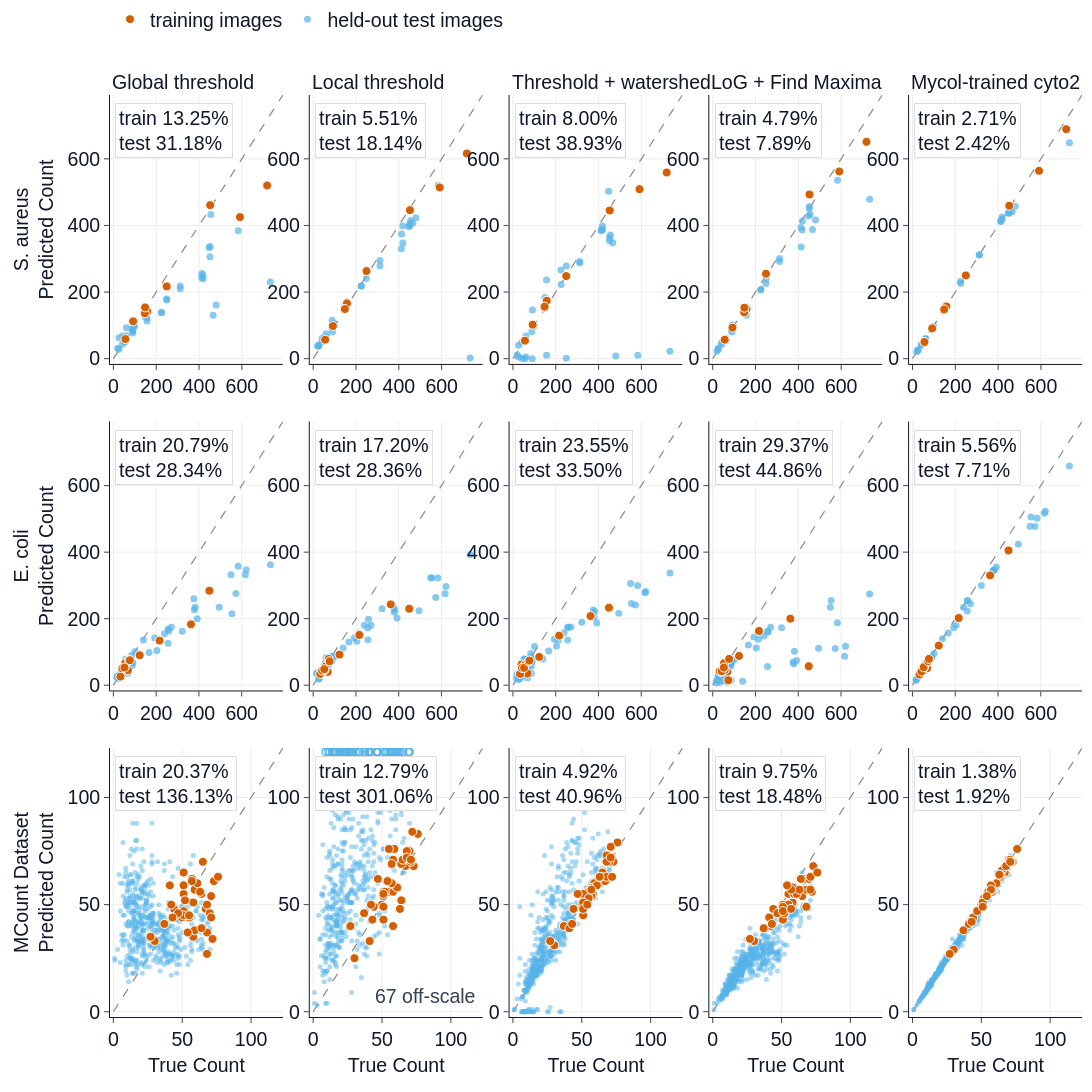

The notebook cell saved with this chart:
### Code cell
# --- panel b: true vs predicted count, training (red) over held-out (blue) images ---
cols = COMPARED + ["mycol"]
hgap, vgap, margin_b = 45, 62, dict(l=110, r=10, t=95, b=75)
cell = (CONTENT_W - margin_b["l"] - margin_b["r"] - (len(cols) - 1) * hgap) / len(cols)
pw, ph = len(cols) * cell + (len(cols) - 1) * hgap, 3 * cell + 2 * vgap
fig_b = make_subplots(3, len(cols), horizontal_spacing=hgap / pw, vertical_spacing=vgap / ph,
                      subplot_titles=[MNAME[m] for m in cols] + [""] * (2 * len(cols)))
left_titles(fig_b)


def row_limit(key):
    """One scale per row: the largest count in the row, capped at 1.5x the largest true count."""
    true_max = max(counts(key, m, s)[0].max() for m in cols for s in ("tune", "test"))
    pred_max = max(counts(key, m, s)[1].max() for m in cols for s in ("tune", "test"))
    return min(max(true_max, pred_max), 1.5 * true_max) * 1.08


def tick_step(lim):
    """Largest 1/2/5 x 10^n step that still puts at least 3 ticks (0, step, 2 step) on a 0-lim axis."""
    return max(f * 10 ** e for e in range(-1, 6) for f in (1, 2, 5) if 2 * f * 10 ** e <= lim)


for r, key in enumerate(DATASETS, start=1):
    lim = row_limit(key)
    for c, m in enumerate(cols, start=1):
        fig_b.add_trace(go.Scatter(x=[0, lim], y=[0, lim], mode="lines", showlegend=False,
                                   line=dict(color="#8a8a8a", width=1.2, dash="dash")), r, c)
        n_off = 0
        for split in ("test", "tune"):             # held-out underneath (many), training on top (few)
            t, p = counts(key, m, split)
            on, many = p <= lim, len(t) > 100
            marker = (dict(size=5 if many else 7, opacity=0.5 if many else 0.7, color=SPLIT_COLOR[split])
                      if split == "test" else dict(size=9, color=SPLIT_COLOR[split], line=dict(color="white", width=1)))
            fig_b.add_trace(go.Scatter(x=t[on], y=p[on], mode="markers", marker=marker,
                                       name="held-out test images" if split == "test" else "training images",
                                       legendrank=2 if split == "test" else 1, showlegend=(r, c) == (1, 1)), r, c)
            if (~on).any():                        # off-scale predictions: open circles on the top edge
                fig_b.add_trace(go.Scatter(x=t[~on], y=np.full((~on).sum(), lim * 0.985), mode="markers",
                                           cliponaxis=False, showlegend=False,
                                           marker=dict(symbol="circle-open", size=7, color=SPLIT_COLOR[split],
                                                       line_width=1.2)), r, c)
                n_off += int((~on).sum())
        xa, ya = axis_ids(fig_b, r, c)
        dom = dict(xref=f"{xa} domain", yref=f"{ya} domain")
        if n_off:
            fig_b.add_annotation(**dom, x=0.97, y=0.03, xanchor="right", yanchor="bottom",
                                 text=f"{n_off} off-scale", font=dict(color=SUB))
        fig_b.add_annotation(**dom, x=0.03, y=0.97, xanchor="left", yanchor="top", align="left",
                             text=f"train {mape(*counts(key, m, 'tune')):.2f}%<br>"
                                  f"test {mape(*counts(key, m, 'test')):,.2f}%",
                             bgcolor="white", bordercolor="#dddddd", borderpad=3)
        ticks = dict(range=[-lim * 0.02, lim], showgrid=True, tick0=0, dtick=tick_step(lim))
        fig_b.update_xaxes(**ticks, row=r, col=c)
        fig_b.update_yaxes(**ticks, row=r, col=c)
    fig_b.update_yaxes(title_text=f"{LABEL[key]}<br>Predicted Count", row=r, col=1)
fig_b.update_xaxes(title_text="True Count", row=3)
fig_b.update_layout(width=CONTENT_W, height=margin_b["t"] + ph + margin_b["b"], margin=margin_b,
                    legend=dict(orientation="h", x=0, y=1, yref="container", yanchor="top"))

### Figure 1 — Plotly figure (JSON) as saved in the notebook; plotly's stock layout.template omitted (floating-point values rounded to 4 significant figures; data arrays with more than 128 entries replaced by an {"elided": "..."} marker saying what was removed)
{"data": [{"line": {"color": "#8a8a8a", "dash": "dash", "width": 1.2}, "mode": "lines", "showlegend": false, "type": "scatter", "x": [0, 791.6], "xaxis": "x", "y": [0, 791.6], "yaxis": "y"}, {"legendrank": 2, "marker": {"color": "#56B4E9", "opacity": 0.7, "size": 7}, "mode": "markers", "name": "held-out test images", "showlegend": true, "type": "scatter", "x": [451.0, 224.0, 249.0, 733.0, 418.0, 451.0, 42.0, 90.0, 61.0, 42.0, 55.0, 225.0, 413.0, 149.0, 99.0, 88.0, 583.0, 91.0, 61.0, 95.0, 480.0, 412.0, 249.0, 20.0, 312.0, 312.0, 53.0, 89.0, 466.0, 26.0, 447.0, 157.0, 26.0, 419.0, 157.0, 455.0, 89.0], "xaxis": "x", "y": [337.0, 139.0, 179.0, 230.0, 251.0, 306.0, 68.0, 77.0, 69.0, 43.0, 51.0, 139.0, 256.0, 125.0, 99.0, 84.0, 384.0, 84.0, 93.0, 95.0, 161.0, 243.0, 176.0, 31.0, 210.0, 218.0, 54.0, 112.0, 130.0, 63.0, 333.0, 122.0, 28.0, 240.0, 113.0, 433.0, 92.0], "yaxis": "y"}, {"legendrank": 1, "marker": {"color": "#D55E00", "line": {"color": "white", "width": 1}, "size": 9}, "mode": "markers", "name": "training images", "showlegend": true, "type": "scatter", "x": [158.0, 147.0, 718.0, 148.0, 56.0, 591.0, 92.0, 249.0, 452.0], "xaxis": "x", "y": [142.0, 136.0, 520.0, 154.0, 59.0, 425.0, 112.0, 217.0, 461.0], "yaxis": "y"}, {"line": {"color": "#8a8a8a", "dash": "dash", "width": 1.2}, "mode": "lines", "showlegend": false, "type": "scatter", "x": [0, 791.6], "xaxis": "x2", "y": [0, 791.6], "yaxis": "y2"}, {"legendrank": 2, "marker": {"color": "#56B4E9", "opacity": 0.7, "size": 7}, "mode": "markers", "name": "held-out test images", "showlegend": false, "type": "scatter", "x": [451.0, 224.0, 249.0, 733.0, 418.0, 451.0, 42.0, 90.0, 61.0, 42.0, 55.0, 225.0, 413.0, 149.0, 99.0, 88.0, 583.0, 91.0, 61.0, 95.0, 480.0, 412.0, 249.0, 20.0, 312.0, 312.0, 53.0, 89.0, 466.0, 26.0, 447.0, 157.0, 26.0, 419.0, 157.0, 455.0, 89.0], "xaxis": "x2", "y": [399.0, 218.0, 261.0, 2.0, 398.0, 405.0, 51.0, 80.0, 75.0, 61.0, 55.0, 218.0, 374.0, 164.0, 105.0, 91.0, 521.0, 105.0, 64.0, 99.0, 423.0, 330.0, 241.0, 38.0, 278.0, 295.0, 64.0, 100.0, 407.0, 37.0, 396.0, 172.0, 41.0, 347.0, 167.0, 415.0, 115.0], "yaxis": "y2"}, {"legendrank": 1, "marker": {"color": "#D55E00", "line": {"color": "white", "width": 1}, "size": 9}, "mode": "markers", "name": "training images", "showlegend": false, "type": "scatter", "x": [158.0, 147.0, 718.0, 148.0, 56.0, 591.0, 92.0, 249.0, 452.0], "xaxis": "x2", "y": [166.0, 149.0, 616.0, 149.0, 57.0, 514.0, 98.0, 263.0, 446.0], "yaxis": "y2"}, {"line": {"color": "#8a8a8a", "dash": "dash", "width": 1.2}, "mode": "lines", "showlegend": false, "type": "scatter", "x": [0, 791.6], "xaxis": "x3", "y": [0, 791.6], "yaxis": "y3"}, {"legendrank": 2, "marker": {"color": "#56B4E9", "opacity": 0.7, "size": 7}, "mode": "markers", "name": "held-out test images", "showlegend": false, "type": "scatter", "x": [451.0, 224.0, 249.0, 733.0, 418.0, 451.0, 42.0, 90.0, 61.0, 42.0, 55.0, 225.0, 413.0, 149.0, 99.0, 88.0, 583.0, 91.0, 61.0, 95.0, 480.0, 412.0, 249.0, 20.0, 312.0, 312.0, 53.0, 89.0, 466.0, 26.0, 447.0, 157.0, 26.0, 419.0, 157.0, 455.0, 89.0], "xaxis": "x3", "y": [364.0, 266.0, 1.0, 22.0, 398.0, 354.0, 50.0, 0.0, 5.0, 1.0, 0.0, 223.0, 387.0, 184.0, 98.0, 81.0, 10.0, 146.0, 68.0, 102.0, 8.0, 384.0, 278.0, 11.0, 292.0, 287.0, 55.0, 101.0, 348.0, 40.0, 503.0, 10.0, 5.0, 387.0, 236.0, 371.0, 105.0], "yaxis": "y3"}, {"legendrank": 1, "marker": {"color": "#D55E00", "line": {"color": "white", "width": 1}, "size": 9}, "mode": "markers", "name": "training images", "showlegend": false, "type": "scatter", "x": [158.0, 147.0, 718.0, 148.0, 56.0, 591.0, 92.0, 249.0, 452.0], "xaxis": "x3", "y": [174.0, 153.0, 559.0, 156.0, 54.0, 509.0, 102.0, 248.0, 445.0], "yaxis": "y3"}, {"line": {"color": "#8a8a8a", "dash": "dash", "width": 1.2}, "mode": "lines", "showlegend": false, "type": "scatter", "x": [0, 791.6], "xaxis": "x4", "y": [0, 791.6], "yaxis": "y4"}, {"legendrank": 2, "marker": {"color": "#56B4E9", "opacity": 0.7, "size": 7}, "mode": "markers", "name": "held-out test images", "showlegend": false, "type": "scatter", "x": [451.0, 224.0, 249.0, 733.0, 418.0, 451.0, 42.0, 90.0, 61.0, 42.0, 55.0, 225.0, 413.0, 149.0, 99.0, 88.0, 583.0, 91.0, 61.0, 95.0, 480.0, 412.0, 249.0, 20.0, 312.0, 312.0, 53.0, 89.0, 466.0, 26.0, 447.0, 157.0, 26.0, 419.0, 157.0, 455.0, 89.0], "xaxis": "x4", "y": [450.0, 207.0, 226.0, 479.0, 386.0, 457.0, 48.0, 80.0, 54.0, 43.0, 53.0, 208.0, 335.0, 152.0, 96.0, 84.0, 536.0, 101.0, 61.0, 93.0, 416.0, 394.0, 240.0, 22.0, 301.0, 292.0, 55.0, 93.0, 388.0, 28.0, 428.0, 130.0, 31.0, 413.0, 155.0, 433.0, 97.0], "yaxis": "y4"}, {"legendrank": 1, "marker": {"color": "#D55E00", "line": {"color": "white", "width": 1}, "size": 9}, "mode": "markers", "name": "training images", "showlegend": false, "type": "scatter", "x": [158.0, 147.0, 718.0, 148.0, 56.0, 591.0, 92.0, 249.0, 452.0], "xaxis": "x4", "y": [149.0, 139.0, 651.0, 153.0, 57.0, 562.0, 93.0, 255.0, 493.0], "yaxis": "y4"}, {"line": {"color": "#8a8a8a", "dash": "dash", "width": 1.2}, "mode": "lines", "showlegend": false, "type": "scatter", "x": [0, 791.6], "xaxis": "x5", "y": [0, 791.6], "yaxis": "y5"}, {"legendrank": 2, "marker": {"color": "#56B4E9", "opacity": 0.7, "size": 7}, "mode": "markers", "name": "held-out test images", "showlegend": false, "type": "scatter", "x": [451.0, 224.0, 249.0, 733.0, 418.0, 451.0, 42.0, 90.0, 61.0, 42.0, 55.0, 225.0, 413.0, 149.0, 99.0, 88.0, 583.0, 91.0, 61.0, 95.0, 480.0, 412.0, 249.0, 20.0, 312.0, 312.0, 53.0, 89.0, 466.0, 26.0, 447.0, 157.0, 26.0, 419.0, 157.0, 455.0, 89.0], "xaxis": "x5", "y": [437.0, 232.0, 250.0, 648.0, 425.0, 437.0, 42.0, 86.0, 60.0, 42.0, 48.0, 226.0, 412.0, 147.0, 97.0, 87.0, 563.0, 93.0, 60.0, 94.0, 458.0, 413.0, 249.0, 21.0, 312.0, 311.0, 46.0, 89.0, 441.0, 26.0, 437.0, 156.0, 26.0, 419.0, 157.0, 450.0, 88.0], "yaxis": "y5"}, {"legendrank": 1, "marker": {"color": "#D55E00", "line": {"color": "white", "width": 1}, "size": 9}, "mode": "markers", "name": "training images", "showlegend": false, "type": "scatter", "x": [158.0, 147.0, 718.0, 148.0, 56.0, 591.0, 92.0, 249.0, 452.0], "xaxis": "x5", "y": [157.0, 145.0, 689.0, 148.0, 50.0, 564.0, 91.0, 250.0, 459.0], "yaxis": "y5"}, {"line": {"color": "#8a8a8a", "dash": "dash", "width": 1.2}, "mode": "lines", "showlegend": false, "type": "scatter", "x": [0, 792.7], "xaxis": "x6", "y": [0, 792.7], "yaxis": "y6"}, {"legendrank": 2, "marker": {"color": "#56B4E9", "opacity": 0.7, "size": 7}, "mode": "markers", "name": "held-out test images", "showlegend": false, "type": "scatter", "x": [88.0, 382.0, 239.0, 734.0, 71.0, 495.0, 68.0, 67.0, 621.0, 61.0, 17.0, 51.0, 204.0, 83.0, 193.0, 71.0, 54.0, 85.0, 167.0, 36.0, 51.0, 573.0, 26.0, 28.0, 322.0, 64.0, 256.0, 376.0, 392.0, 52.0, 69.0, 550.0, 617.0, 57.0, 140.0, 33.0, 46.0, 28.0, 101.0, 18.0, 379.0, 55.0, 271.0, 86.0, 554.0, 90.0, 256.0, 85.0, 583.0, 87.0, 259.0, 214.0], "xaxis": "x6", "y": [59.0, 234.0, 155.0, 362.0, 52.0, 234.0, 36.0, 77.0, 347.0, 64.0, 23.0, 46.0, 104.0, 66.0, 142.0, 79.0, 51.0, 90.0, 98.0, 37.0, 42.0, 276.0, 20.0, 24.0, 162.0, 55.0, 126.0, 260.0, 200.0, 39.0, 71.0, 332.0, 332.0, 78.0, 136.0, 39.0, 55.0, 28.0, 101.0, 28.0, 227.0, 47.0, 174.0, 71.0, 215.0, 68.0, 169.0, 74.0, 358.0, 73.0, 163.0, 133.0], "yaxis": "y6"}, {"legendrank": 1, "marker": {"color": "#D55E00", "line": {"color": "white", "width": 1}, "size": 9}, "mode": "markers", "name": "training images", "showlegend": false, "type": "scatter", "x": [40.0, 123.0, 68.0, 33.0, 53.0, 449.0, 216.0, 56.0, 42.0, 363.0, 52.0, 73.0, 77.0], "xaxis": "x6", "y": [45.0, 90.0, 45.0, 26.0, 54.0, 284.0, 134.0, 67.0, 51.0, 183.0, 53.0, 76.0, 75.0], "yaxis": "y6"}, {"line": {"color": "#8a8a8a", "dash": "dash", "width": 1.2}, "mode": "lines", "showlegend": false, "type": "scatter", "x": [0, 792.7], "xaxis": "x7", "y": [0, 792.7], "yaxis": "y7"}, {"legendrank": 2, "marker": {"color": "#56B4E9", "opacity": 0.7, "size": 7}, "mode": "markers", "name": "held-out test images", "showlegend": false, "type": "scatter", "x": [88.0, 382.0, 239.0, 734.0, 71.0, 495.0, 68.0, 67.0, 621.0, 61.0, 17.0, 51.0, 204.0, 83.0, 193.0, 71.0, 54.0, 85.0, 167.0, 36.0, 51.0, 573.0, 26.0, 28.0, 322.0, 64.0, 256.0, 376.0, 392.0, 52.0, 69.0, 550.0, 617.0, 57.0, 140.0, 33.0, 46.0, 28.0, 101.0, 18.0, 379.0, 55.0, 271.0, 86.0, 554.0, 90.0, 256.0, 85.0, 583.0, 87.0, 259.0, 214.0], "xaxis": "x7", "y": [73.0, 227.0, 180.0, 393.0, 58.0, 224.0, 58.0, 74.0, 297.0, 83.0, 36.0, 43.0, 132.0, 78.0, 143.0, 74.0, 50.0, 76.0, 130.0, 33.0, 40.0, 264.0, 18.0, 21.0, 230.0, 58.0, 137.0, 233.0, 202.0, 39.0, 72.0, 323.0, 275.0, 67.0, 112.0, 39.0, 52.0, 27.0, 86.0, 36.0, 219.0, 44.0, 180.0, 87.0, 322.0, 83.0, 172.0, 77.0, 322.0, 76.0, 198.0, 157.0], "yaxis": "y7"}, {"legendrank": 1, "marker": {"color": "#D55E00", "line": {"color": "white", "width": 1}, "size": 9}, "mode": "markers", "name": "training images", "showlegend": false, "type": "scatter", "x": [40.0, 123.0, 68.0, 33.0, 53.0, 449.0, 216.0, 56.0, 42.0, 363.0, 52.0, 73.0, 77.0], "xaxis": "x7", "y": [40.0, 92.0, 40.0, 34.0, 45.0, 230.0, 151.0, 56.0, 44.0, 243.0, 48.0, 79.0, 72.0], "yaxis": "y7"}, {"line": {"color": "#8a8a8a", "dash": "dash", "width": 1.2}, "mode": "lines", "showlegend": false, "type": "scatter", "x": [0, 792.7], "xaxis": "x8", "y": [0, 792.7], "yaxis": "y8"}, {"legendrank": 2, "marker": {"color": "#56B4E9", "opacity": 0.7, "size": 7}, "mode": "markers", "name": "held-out test images", "showlegend": false, "type": "scatter", "x": [88.0, 382.0, 239.0, 734.0, 71.0, 495.0, 68.0, 67.0, 621.0, 61.0, 17.0, 51.0, 204.0, 83.0, 193.0, 71.0, 54.0, 85.0, 167.0, 36.0, 51.0, 573.0, 26.0, 28.0, 322.0, 64.0, 256.0, 376.0, 392.0, 52.0, 69.0, 550.0, 617.0, 57.0, 140.0, 33.0, 46.0, 28.0, 101.0, 18.0, 379.0, 55.0, 271.0, 86.0, 554.0, 90.0, 256.0, 85.0, 583.0, 87.0, 259.0, 214.0], "xaxis": "x8", "y": [73.0, 221.0, 158.0, 337.0, 56.0, 216.0, 22.0, 61.0, 282.0, 76.0, 21.0, 79.0, 118.0, 95.0, 138.0, 68.0, 51.0, 57.0, 103.0, 25.0, 40.0, 241.0, 17.0, 27.0, 189.0, 31.0, 136.0, 226.0, 187.0, 50.0, 71.0, 306.0, 278.0, 78.0, 79.0, 20.0, 43.0, 29.0, 116.0, 33.0, 204.0, 42.0, 175.0, 35.0, 246.0, 70.0, 174.0, 85.0, 300.0, 78.0, 174.0, 136.0], "yaxis": "y8"}, {"legendrank": 1, "marker": {"color": "#D55E00", "line": {"color": "white", "width": 1}, "size": 9}, "mode": "markers", "name": "training images", "showlegend": false, "type": "scatter", "x": [40.0, 123.0, 68.0, 33.0, 53.0, 449.0, 216.0, 56.0, 42.0, 363.0, 52.0, 73.0, 77.0], "xaxis": "x8", "y": [62.0, 85.0, 35.0, 34.0, 57.0, 233.0, 149.0, 61.0, 52.0, 208.0, 52.0, 71.0, 74.0], "yaxis": "y8"}, {"line": {"color": "#8a8a8a", "dash": "dash", "width": 1.2}, "mode": "lines", "showlegend": false, "type": "scatter", "x": [0, 792.7], "xaxis": "x9", "y": [0, 792.7], "yaxis": "y9"}, {"legendrank": 2, "marker": {"color": "#56B4E9", "opacity": 0.7, "size": 7}, "mode": "markers", "name": "held-out test images", "showlegend": false, "type": "scatter", "x": [88.0, 382.0, 239.0, 734.0, 71.0, 495.0, 68.0, 67.0, 621.0, 61.0, 17.0, 51.0, 204.0, 83.0, 193.0, 71.0, 54.0, 85.0, 167.0, 36.0, 51.0, 573.0, 26.0, 28.0, 322.0, 64.0, 256.0, 376.0, 392.0, 52.0, 69.0, 550.0, 617.0, 57.0, 140.0, 33.0, 46.0, 28.0, 101.0, 18.0, 379.0, 55.0, 271.0, 86.0, 554.0, 90.0, 256.0, 85.0, 583.0, 87.0, 259.0, 214.0], "xaxis": "x9", "y": [72.0, 102.0, 148.0, 274.0, 60.0, 111.0, 35.0, 56.0, 117.0, 14.0, 7.0, 35.0, 112.0, 56.0, 145.0, 14.0, 54.0, 66.0, 121.0, 44.0, 48.0, 110.0, 27.0, 25.0, 173.0, 66.0, 56.0, 70.0, 74.0, 46.0, 9.0, 234.0, 87.0, 29.0, 12.0, 9.0, 14.0, 32.0, 77.0, 15.0, 64.0, 44.0, 174.0, 15.0, 255.0, 75.0, 163.0, 75.0, 188.0, 64.0, 159.0, 138.0], "yaxis": "y9"}, {"legendrank": 1, "marker": {"color": "#D55E00", "line": {"color": "white", "width": 1}, "size": 9}, "mode": "markers", "name": "training images", "showlegend": false, "type": "scatter", "x": [40.0, 123.0, 68.0, 33.0, 53.0, 449.0, 216.0, 56.0, 42.0, 363.0, 52.0, 73.0, 77.0], "xaxis": "x9", "y": [40.0, 88.0, 40.0, 42.0, 66.0, 57.0, 163.0, 45.0, 42.0, 200.0, 53.0, 15.0, 79.0], "yaxis": "y9"}, {"line": {"color": "#8a8a8a", "dash": "dash", "width": 1.2}, "mode": "lines", "showlegend": false, "type": "scatter", "x": [0, 792.7], "xaxis": "x10", "y": [0, 792.7], "yaxis": "y10"}, {"legendrank": 2, "marker": {"color": "#56B4E9", "opacity": 0.7, "size": 7}, "mode": "markers", "name": "held-out test images", "showlegend": false, "type": "scatter", "x": [88.0, 382.0, 239.0, 734.0, 71.0, 495.0, 68.0, 67.0, 621.0, 61.0, 17.0, 51.0, 204.0, 83.0, 193.0, 71.0, 54.0, 85.0, 167.0, 36.0, 51.0, 573.0, 26.0, 28.0, 322.0, 64.0, 256.0, 376.0, 392.0, 52.0, 69.0, 550.0, 617.0, 57.0, 140.0, 33.0, 46.0, 28.0, 101.0, 18.0, 379.0, 55.0, 271.0, 86.0, 554.0, 90.0, 256.0, 85.0, 583.0, 87.0, 259.0, 214.0], "xaxis": "x10", "y": [85.0, 347.0, 234.0, 659.0, 69.0, 424.0, 62.0, 65.0, 523.0, 68.0, 15.0, 43.0, 181.0, 84.0, 173.0, 69.0, 54.0, 82.0, 157.0, 35.0, 45.0, 477.0, 24.0, 26.0, 300.0, 64.0, 223.0, 344.0, 355.0, 43.0, 66.0, 478.0, 517.0, 43.0, 140.0, 32.0, 46.0, 27.0, 95.0, 17.0, 344.0, 48.0, 245.0, 85.0, 506.0, 85.0, 254.0, 82.0, 502.0, 81.0, 255.0, 201.0], "yaxis": "y10"}, {"legendrank": 1, "marker": {"color": "#D55E00", "line": {"color": "white", "width": 1}, "size": 9}, "mode": "markers", "name": "training images", "showlegend": false, "type": "scatter", "x": [40.0, 123.0, 68.0, 33.0, 53.0, 449.0, 216.0, 56.0, 42.0, 363.0, 52.0, 73.0, 77.0], "xaxis": "x10", "y": [40.0, 119.0, 51.0, 32.0, 52.0, 405.0, 202.0, 58.0, 41.0, 330.0, 54.0, 72.0, 79.0], "yaxis": "y10"}, {"line": {"color": "#8a8a8a", "dash": "dash", "width": 1.2}, "mode": "lines", "showlegend": false, "type": "scatter", "x": [0, 123.1], "xaxis": "x11", "y": [0, 123.1], "yaxis": "y11"}, {"legendrank": 2, "marker": {"color": "#56B4E9", "opacity": 0.5, "size": 5}, "mode": "markers", "name": "held-out test images", "showlegend": false, "type": "scatter", "x": {"elided": "494 float values"}, "xaxis": "x11", "y": {"elided": "494 float values"}, "yaxis": "y11"}, {"legendrank": 1, "marker": {"color": "#D55E00", "line": {"color": "white", "width": 1}, "size": 9}, "mode": "markers", "name": "training images", "showlegend": false, "type": "scatter", "x": [68.0, 55.0, 50.0, 44.0, 67.0, 73.0, 58.0, 70.0, 68.0, 30.0, 42.0, 58.0, 71.0, 59.0, 76.0, 59.0, 51.0, 64.0, 65.0, 64.0, 68.0, 58.0, 37.0, 51.0, 47.0, 27.0, 61.0, 72.0, 51.0, 52.0, 41.0, 63.0, 57.0, 55.0, 51.0, 51.0, 57.0, 43.0, 71.0, 54.0], "xaxis": "x11", "y": [27.0, 44.0, 44.0, 48.0, 48.0, 61.0, 51.0, 46.0, 37.0, 33.0, 50.0, 35.0, 54.0, 57.0, 63.0, 38.0, 47.0, 39.0, 70.0, 55.0, 50.0, 51.0, 41.0, 45.0, 46.0, 35.0, 60.0, 34.0, 55.0, 52.0, 59.0, 56.0, 62.0, 45.0, 59.0, 65.0, 61.0, 44.0, 44.0, 37.0], "yaxis": "y11"}, {"line": {"color": "#8a8a8a", "dash": "dash", "width": 1.2}, "mode": "lines", "showlegend": false, "type": "scatter", "x": [0, 123.1], "xaxis": "x12", "y": [0, 123.1], "yaxis": "y12"}, {"legendrank": 2, "marker": {"color": "#56B4E9", "opacity": 0.5, "size": 5}, "mode": "markers", "name": "held-out test images", "showlegend": false, "type": "scatter", "x": {"elided": "427 float values"}, "xaxis": "x12", "y": {"elided": "427 float values"}, "yaxis": "y12"}, {"cliponaxis": false, "marker": {"color": "#56B4E9", "line": {"width": 1.2}, "size": 7, "symbol": "circle-open"}, "mode": "markers", "showlegend": false, "type": "scatter", "x": [21.0, 19.0, 62.0, 46.0, 25.0, 14.0, 9.0, 23.0, 16.0, 15.0, 12.0, 15.0, 14.0, 28.0, 28.0, 27.0, 29.0, 16.0, 14.0, 25.0, 19.0, 27.0, 21.0, 24.0, 28.0, 17.0, 24.0, 23.0, 15.0, 22.0, 19.0, 22.0, 24.0, 29.0, 26.0, 31.0, 27.0, 57.0, 61.0, 54.0, 60.0, 61.0, 56.0, 69.0, 59.0, 52.0, 11.0, 57.0, 70.0, 65.0, 53.0, 70.0, 65.0, 51.0, 63.0, 47.0, 41.0, 41.0, 47.0, 41.0, 33.0, 37.0, 42.0, 46.0, 34.0, 38.0, 40.0], "xaxis": "x12", "y": [121.3, 121.3, 121.3, 121.3, 121.3, 121.3, 121.3, 121.3, 121.3, 121.3, 121.3, 121.3, 121.3, 121.3, 121.3, 121.3, 121.3, 121.3, 121.3, 121.3, 121.3, 121.3, 121.3, 121.3, 121.3, 121.3, 121.3, 121.3, 121.3, 121.3, 121.3, 121.3, 121.3, 121.3, 121.3, 121.3, 121.3, 121.3, 121.3, 121.3, 121.3, 121.3, 121.3, 121.3, 121.3, 121.3, 121.3, 121.3, 121.3, 121.3, 121.3, 121.3, 121.3, 121.3, 121.3, 121.3, 121.3, 121.3, 121.3, 121.3, 121.3, 121.3, 121.3, 121.3, 121.3, 121.3, 121.3], "yaxis": "y12"}, {"legendrank": 1, "marker": {"color": "#D55E00", "line": {"color": "white", "width": 1}, "size": 9}, "mode": "markers", "name": "training images", "showlegend": false, "type": "scatter", "x": [68.0, 55.0, 50.0, 44.0, 67.0, 73.0, 58.0, 70.0, 68.0, 30.0, 42.0, 58.0, 71.0, 59.0, 76.0, 59.0, 51.0, 64.0, 65.0, 64.0, 68.0, 58.0, 37.0, 51.0, 47.0, 27.0, 61.0, 72.0, 51.0, 52.0, 41.0, 63.0, 57.0, 55.0, 51.0, 51.0, 57.0, 43.0, 71.0, 54.0], "xaxis": "x12", "y": [69.0, 56.0, 50.0, 49.0, 68.0, 68.0, 56.0, 75.0, 75.0, 25.0, 50.0, 71.0, 70.0, 59.0, 83.0, 76.0, 43.0, 69.0, 71.0, 52.0, 72.0, 40.0, 46.0, 56.0, 62.0, 40.0, 58.0, 84.0, 54.0, 56.0, 33.0, 48.0, 60.0, 76.0, 55.0, 49.0, 69.0, 43.0, 71.0, 61.0], "yaxis": "y12"}, {"line": {"color": "#8a8a8a", "dash": "dash", "width": 1.2}, "mode": "lines", "showlegend": false, "type": "scatter", "x": [0, 123.1], "xaxis": "x13", "y": [0, 123.1], "yaxis": "y13"}, {"legendrank": 2, "marker": {"color": "#56B4E9", "opacity": 0.5, "size": 5}, "mode": "markers", "name": "held-out test images", "showlegend": false, "type": "scatter", "x": {"elided": "494 float values"}, "xaxis": "x13", "y": {"elided": "494 float values"}, "yaxis": "y13"}, {"legendrank": 1, "marker": {"color": "#D55E00", "line": {"color": "white", "width": 1}, "size": 9}, "mode": "markers", "name": "training images", "showlegend": false, "type": "scatter", "x": [68.0, 55.0, 50.0, 44.0, 67.0, 73.0, 58.0, 70.0, 68.0, 30.0, 42.0, 58.0, 71.0, 59.0, 76.0, 59.0, 51.0, 64.0, 65.0, 64.0, 68.0, 58.0, 37.0, 51.0, 47.0, 27.0, 61.0, 72.0, 51.0, 52.0, 41.0, 63.0, 57.0, 55.0, 51.0, 51.0, 57.0, 43.0, 71.0, 54.0], "xaxis": "x13", "y": [73.0, 56.0, 50.0, 48.0, 61.0, 70.0, 54.0, 70.0, 70.0, 31.0, 41.0, 55.0, 72.0, 59.0, 79.0, 60.0, 55.0, 64.0, 65.0, 63.0, 63.0, 58.0, 40.0, 49.0, 55.0, 33.0, 59.0, 63.0, 45.0, 51.0, 39.0, 63.0, 54.0, 53.0, 51.0, 48.0, 57.0, 41.0, 77.0, 50.0], "yaxis": "y13"}, {"line": {"color": "#8a8a8a", "dash": "dash", "width": 1.2}, "mode": "lines", "showlegend": false, "type": "scatter", "x": [0, 123.1], "xaxis": "x14", "y": [0, 123.1], "yaxis": "y14"}, {"legendrank": 2, "marker": {"color": "#56B4E9", "opacity": 0.5, "size": 5}, "mode": "markers", "name": "held-out test images", "showlegend": false, "type": "scatter", "x": {"elided": "494 float values"}, "xaxis": "x14", "y": {"elided": "494 float values"}, "yaxis": "y14"}, {"legendrank": 1, "marker": {"color": "#D55E00", "line": {"color": "white", "width": 1}, "size": 9}, "mode": "markers", "name": "training images", "showlegend": false, "type": "scatter", "x": [68.0, 55.0, 50.0, 44.0, 67.0, 73.0, 58.0, 70.0, 68.0, 30.0, 42.0, 58.0, 71.0, 59.0, 76.0, 59.0, 51.0, 64.0, 65.0, 64.0, 68.0, 58.0, 37.0, 51.0, 47.0, 27.0, 61.0, 72.0, 51.0, 52.0, 41.0, 63.0, 57.0, 55.0, 51.0, 51.0, 57.0, 43.0, 71.0, 54.0], "xaxis": "x14", "y": [49.0, 55.0, 49.0, 48.0, 62.0, 68.0, 51.0, 62.0, 57.0, 33.0, 40.0, 51.0, 63.0, 55.0, 65.0, 55.0, 50.0, 57.0, 54.0, 62.0, 57.0, 58.0, 39.0, 50.0, 46.0, 34.0, 55.0, 56.0, 43.0, 46.0, 44.0, 57.0, 57.0, 50.0, 49.0, 47.0, 48.0, 41.0, 57.0, 59.0], "yaxis": "y14"}, {"line": {"color": "#8a8a8a", "dash": "dash", "width": 1.2}, "mode": "lines", "showlegend": false, "type": "scatter", "x": [0, 123.1], "xaxis": "x15", "y": [0, 123.1], "yaxis": "y15"}, {"legendrank": 2, "marker": {"color": "#56B4E9", "opacity": 0.5, "size": 5}, "mode": "markers", "name": "held-out test images", "showlegend": false, "type": "scatter", "x": {"elided": "494 float values"}, "xaxis": "x15", "y": {"elided": "494 float values"}, "yaxis": "y15"}, {"legendrank": 1, "marker": {"color": "#D55E00", "line": {"color": "white", "width": 1}, "size": 9}, "mode": "markers", "name": "training images", "showlegend": false, "type": "scatter", "x": [68.0, 55.0, 50.0, 44.0, 67.0, 73.0, 58.0, 70.0, 68.0, 30.0, 42.0, 58.0, 71.0, 59.0, 76.0, 59.0, 51.0, 64.0, 65.0, 64.0, 68.0, 58.0, 37.0, 51.0, 47.0, 27.0, 61.0, 72.0, 51.0, 52.0, 41.0, 63.0, 57.0, 55.0, 51.0, 51.0, 57.0, 43.0, 71.0, 54.0], "xaxis": "x15", "y": [68.0, 55.0, 50.0, 44.0, 65.0, 70.0, 57.0, 71.0, 68.0, 29.0, 42.0, 56.0, 71.0, 59.0, 76.0, 58.0, 49.0, 63.0, 66.0, 64.0, 68.0, 57.0, 38.0, 49.0, 47.0, 27.0, 60.0, 70.0, 51.0, 53.0, 41.0, 64.0, 59.0, 56.0, 51.0, 49.0, 57.0, 42.0, 70.0, 54.0], "yaxis": "y15"}], "layout": {"annotations": [{"align": "left", "font": {"size": 19.5}, "showarrow": false, "text": "Global threshold", "x": 0, "xanchor": "left", "xref": "paper", "y": 1, "yanchor": "bottom", "yref": "paper"}, {"align": "left", "font": {"size": 19.5}, "showarrow": false, "text": "Local threshold", "x": 0.2055, "xanchor": "left", "xref": "paper", "y": 1, "yanchor": "bottom", "yref": "paper"}, {"align": "left", "font": {"size": 19.5}, "showarrow": false, "text": "Threshold + watershed", "x": 0.4111, "xanchor": "left", "xref": "paper", "y": 1, "yanchor": "bottom", "yref": "paper"}, {"align": "left", "font": {"size": 19.5}, "showarrow": false, "text": "LoG + Find Maxima", "x": 0.6166, "xanchor": "left", "xref": "paper", "y": 1, "yanchor": "bottom", "yref": "paper"}, {"align": "left", "font": {"size": 19.5}, "showarrow": false, "text": "Mycol-trained cyto2", "x": 0.8221, "xanchor": "left", "xref": "paper", "y": 1, "yanchor": "bottom", "yref": "paper"}, {"align": "left", "bgcolor": "white", "bordercolor": "#dddddd", "borderpad": 3, "text": "train 13.25%<br>test 31.18%", "x": 0.03, "xanchor": "left", "xref": "x domain", "y": 0.97, "yanchor": "top", "yref": "y domain"}, {"align": "left", "bgcolor": "white", "bordercolor": "#dddddd", "borderpad": 3, "text": "train 5.51%<br>test 18.14%", "x": 0.03, "xanchor": "left", "xref": "x2 domain", "y": 0.97, "yanchor": "top", "yref": "y2 domain"}, {"align": "left", "bgcolor": "white", "bordercolor": "#dddddd", "borderpad": 3, "text": "train 8.00%<br>test 38.93%", "x": 0.03, "xanchor": "left", "xref": "x3 domain", "y": 0.97, "yanchor": "top", "yref": "y3 domain"}, {"align": "left", "bgcolor": "white", "bordercolor": "#dddddd", "borderpad": 3, "text": "train 4.79%<br>test 7.89%", "x": 0.03, "xanchor": "left", "xref": "x4 domain", "y": 0.97, "yanchor": "top", "yref": "y4 domain"}, {"align": "left", "bgcolor": "white", "bordercolor": "#dddddd", "borderpad": 3, "text": "train 2.71%<br>test 2.42%", "x": 0.03, "xanchor": "left", "xref": "x5 domain", "y": 0.97, "yanchor": "top", "yref": "y5 domain"}, {"align": "left", "bgcolor": "white", "bordercolor": "#dddddd", "borderpad": 3, "text": "train 20.79%<br>test 28.34%", "x": 0.03, "xanchor": "left", "xref": "x6 domain", "y": 0.97, "yanchor": "top", "yref": "y6 domain"}, {"align": "left", "bgcolor": "white", "bordercolor": "#dddddd", "borderpad": 3, "text": "train 17.20%<br>test 28.36%", "x": 0.03, "xanchor": "left", "xref": "x7 domain", "y": 0.97, "yanchor": "top", "yref": "y7 domain"}, {"align": "left", "bgcolor": "white", "bordercolor": "#dddddd", "borderpad": 3, "text": "train 23.55%<br>test 33.50%", "x": 0.03, "xanchor": "left", "xref": "x8 domain", "y": 0.97, "yanchor": "top", "yref": "y8 domain"}, {"align": "left", "bgcolor": "white", "bordercolor": "#dddddd", "borderpad": 3, "text": "train 29.37%<br>test 44.86%", "x": 0.03, "xanchor": "left", "xref": "x9 domain", "y": 0.97, "yanchor": "top", "yref": "y9 domain"}, {"align": "left", "bgcolor": "white", "bordercolor": "#dddddd", "borderpad": 3, "text": "train 5.56%<br>test 7.71%", "x": 0.03, "xanchor": "left", "xref": "x10 domain", "y": 0.97, "yanchor": "top", "yref": "y10 domain"}, {"align": "left", "bgcolor": "white", "bordercolor": "#dddddd", "borderpad": 3, "text": "train 20.37%<br>test 136.13%", "x": 0.03, "xanchor": "left", "xref": "x11 domain", "y": 0.97, "yanchor": "top", "yref": "y11 domain"}, {"font": {"color": "#334155"}, "text": "67 off-scale", "x": 0.97, "xanchor": "right", "xref": "x12 domain", "y": 0.03, "yanchor": "bottom", "yref": "y12 domain"}, {"align": "left", "bgcolor": "white", "bordercolor": "#dddddd", "borderpad": 3, "text": "train 12.79%<br>test 301.06%", "x": 0.03, "xanchor": "left", "xref": "x12 domain", "y": 0.97, "yanchor": "top", "yref": "y12 domain"}, {"align": "left", "bgcolor": "white", "bordercolor": "#dddddd", "borderpad": 3, "text": "train 4.92%<br>test 40.96%", "x": 0.03, "xanchor": "left", "xref": "x13 domain", "y": 0.97, "yanchor": "top", "yref": "y13 domain"}, {"align": "left", "bgcolor": "white", "bordercolor": "#dddddd", "borderpad": 3, "text": "train 9.75%<br>test 18.48%", "x": 0.03, "xanchor": "left", "xref": "x14 domain", "y": 0.97, "yanchor": "top", "yref": "y14 domain"}, {"align": "left", "bgcolor": "white", "bordercolor": "#dddddd", "borderpad": 3, "text": "train 1.38%<br>test 1.92%", "x": 0.03, "xanchor": "left", "xref": "x15 domain", "y": 0.97, "yanchor": "top", "yref": "y15 domain"}], "height": 1163.0, "legend": {"orientation": "h", "x": 0, "y": 1, "yanchor": "top", "yref": "container"}, "margin": {"b": 75, "l": 110, "r": 10, "t": 95}, "width": 1748, "xaxis": {"anchor": "y", "domain": [0, 0.1779], "dtick": 200, "range": [-15.83, 791.6], "showgrid": true, "tick0": 0}, "xaxis10": {"anchor": "y10", "domain": [0.8221, 1], "dtick": 200, "range": [-15.85, 792.7], "showgrid": true, "tick0": 0}, "xaxis11": {"anchor": "y11", "domain": [0, 0.1779], "dtick": 50, "range": [-2.462, 123.1], "showgrid": true, "tick0": 0, "title": {"text": "True Count"}}, "xaxis12": {"anchor": "y12", "domain": [0.2055, 0.3834], "dtick": 50, "range": [-2.462, 123.1], "showgrid": true, "tick0": 0, "title": {"text": "True Count"}}, "xaxis13": {"anchor": "y13", "domain": [0.4111, 0.5889], "dtick": 50, "range": [-2.462, 123.1], "showgrid": true, "tick0": 0, "title": {"text": "True Count"}}, "xaxis14": {"anchor": "y14", "domain": [0.6166, 0.7945], "dtick": 50, "range": [-2.462, 123.1], "showgrid": true, "tick0": 0, "title": {"text": "True Count"}}, "xaxis15": {"anchor": "y15", "domain": [0.8221, 1], "dtick": 50, "range": [-2.462, 123.1], "showgrid": true, "tick0": 0, "title": {"text": "True Count"}}, "xaxis2": {"anchor": "y2", "domain": [0.2055, 0.3834], "dtick": 200, "range": [-15.83, 791.6], "showgrid": true, "tick0": 0}, "xaxis3": {"anchor": "y3", "domain": [0.4111, 0.5889], "dtick": 200, "range": [-15.83, 791.6], "showgrid": true, "tick0": 0}, "xaxis4": {"anchor": "y4", "domain": [0.6166, 0.7945], "dtick": 200, "range": [-15.83, 791.6], "showgrid": true, "tick0": 0}, "xaxis5": {"anchor": "y5", "domain": [0.8221, 1], "dtick": 200, "range": [-15.83, 791.6], "showgrid": true, "tick0": 0}, "xaxis6": {"anchor": "y6", "domain": [0, 0.1779], "dtick": 200, "range": [-15.85, 792.7], "showgrid": true, "tick0": 0}, "xaxis7": {"anchor": "y7", "domain": [0.2055, 0.3834], "dtick": 200, "range": [-15.85, 792.7], "showgrid": true, "tick0": 0}, "xaxis8": {"anchor": "y8", "domain": [0.4111, 0.5889], "dtick": 200, "range": [-15.85, 792.7], "showgrid": true, "tick0": 0}, "xaxis9": {"anchor": "y9", "domain": [0.6166, 0.7945], "dtick": 200, "range": [-15.85, 792.7], "showgrid": true, "tick0": 0}, "yaxis": {"anchor": "x", "domain": [0.7083, 1], "dtick": 200, "range": [-15.83, 791.6], "showgrid": true, "tick0": 0, "title": {"text": "S. aureus<br>Predicted Count"}}, "yaxis10": {"anchor": "x10", "domain": [0.3541, 0.6459], "dtick": 200, "range": [-15.85, 792.7], "showgrid": true, "tick0": 0}, "yaxis11": {"anchor": "x11", "domain": [0, 0.2917], "dtick": 50, "range": [-2.462, 123.1], "showgrid": true, "tick0": 0, "title": {"text": "MCount Dataset<br>Predicted Count"}}, "yaxis12": {"anchor": "x12", "domain": [0, 0.2917], "dtick": 50, "range": [-2.462, 123.1], "showgrid": true, "tick0": 0}, "yaxis13": {"anchor": "x13", "domain": [0, 0.2917], "dtick": 50, "range": [-2.462, 123.1], "showgrid": true, "tick0": 0}, "yaxis14": {"anchor": "x14", "domain": [0, 0.2917], "dtick": 50, "range": [-2.462, 123.1], "showgrid": true, "tick0": 0}, "yaxis15": {"anchor": "x15", "domain": [0, 0.2917], "dtick": 50, "range": [-2.462, 123.1], "showgrid": true, "tick0": 0}, "yaxis2": {"anchor": "x2", "domain": [0.7083, 1], "dtick": 200, "range": [-15.83, 791.6], "showgrid": true, "tick0": 0}, "yaxis3": {"anchor": "x3", "domain": [0.7083, 1], "dtick": 200, "range": [-15.83, 791.6], "showgrid": true, "tick0": 0}, "yaxis4": {"anchor": "x4", "domain": [0.7083, 1], "dtick": 200, "range": [-15.83, 791.6], "showgrid": true, "tick0": 0}, "yaxis5": {"anchor": "x5", "domain": [0.7083, 1], "dtick": 200, "range": [-15.83, 791.6], "showgrid": true, "tick0": 0}, "yaxis6": {"anchor": "x6", "domain": [0.3541, 0.6459], "dtick": 200, "range": [-15.85, 792.7], "showgrid": true, "tick0": 0, "title": {"text": "E. coli<br>Predicted Count"}}, "yaxis7": {"anchor": "x7", "domain": [0.3541, 0.6459], "dtick": 200, "range": [-15.85, 792.7], "showgrid": true, "tick0": 0}, "yaxis8": {"anchor": "x8", "domain": [0.3541, 0.6459], "dtick": 200, "range": [-15.85, 792.7], "showgrid": true, "tick0": 0}, "yaxis9": {"anchor": "x9", "domain": [0.3541, 0.6459], "dtick": 200, "range": [-15.85, 792.7], "showgrid": true, "tick0": 0}}}
